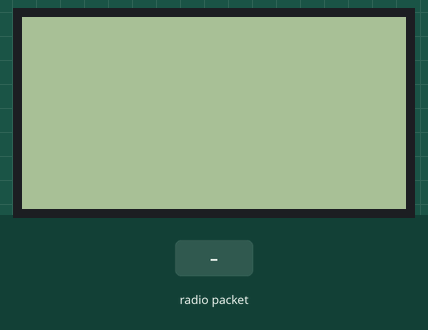
Simulated run of this sketch. Board: ESP32. On the bench: 128×64 one-colour display. The inputs (shaded band) are chosen by the test bench. No radio packets arrive unless stated; what the sketch prints to the serial monitor is not drawn.

Above: at 1.2 s.
1.3 s: radio packet "1" arrives
At 2.6 s:
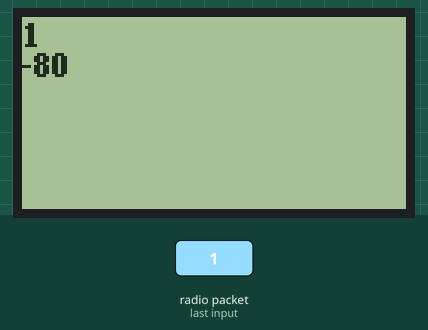
3.8 s: radio packet "0" arrives
At 5.8 s:
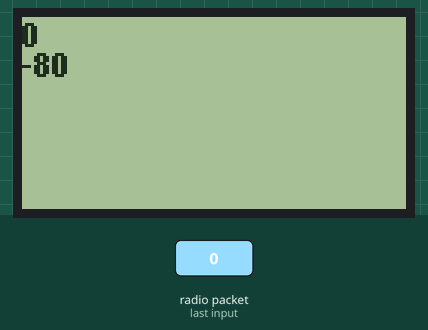
6.3 s: radio packet "2" arrives
Timing chart, 0 to 9.3 s (numbered marks = the images above; inputs shaded):
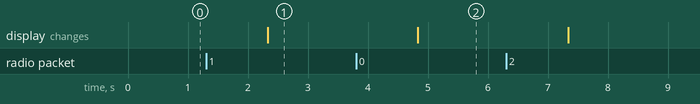

Measured:
- after the input at 1.3 s, the display: changes after 1.0 s (image 1)
- after the input at 3.8 s, the display: changes after 1.0 s (image 2)

The sketch:

TESTE_LORA_DISPLAY.ino
```cpp
/*
LDC     ESP32       LORA
GND     GND         GND
VCC     VIN
RS      D15
R/W     D13
E       D14
PSB     GND
RST     GPIO 22
BLA     VDD(3V3)    VCC
BLK     GND         GND
        D2          DIO0
        D12         RST
        D19         MISO
        D5          NSS
        D23         MOSI
*/
#include <LoRa.h>
#include <SPI.h>

#define ss 5
#define rst 12
#define dio0 2


#include <Arduino.h>
#include <U8g2lib.h>
#ifdef U8X8_HAVE_HW_SPI
#include <SPI.h>
#endif
#ifdef U8X8_HAVE_HW_I2C
#include <Wire.h>
#endif

U8G2_ST7920_128X64_F_SW_SPI u8g2(U8G2_R0, /* clock=*/ 14, /* data=*/ 13, /* CS=*/ 5, /* reset=*/ 22); // ESP32


// End of constructor list

void setup() {

  u8g2.begin();

  Serial.begin(115200);
  while (!Serial);
  Serial.println("LoRa Receiver");

  LoRa.setPins(ss, rst, dio0);    //setup LoRa transceiver module

  while (!LoRa.begin(433E6))     //433E6 - Asia, 866E6 - Europe, 915E6 - North America
  {
    Serial.println(".");
    delay(500);
  }
  LoRa.setSyncWord(0xA5);
  Serial.println("LoRa Initializing OK!");
}

void loop() {

  int packetSize = LoRa.parsePacket();    // try to parse packet
  if (packetSize)
  {

    Serial.print("Received packet '");

    while (LoRa.available())              // read packet
    {
      String LoRaData = LoRa.readString();

      u8g2.clearBuffer();          // clear the internal memory
      u8g2.setFont(u8g2_font_ncenB08_tr); // choose a suitable font
      u8g2.setCursor(0,10);
      u8g2.print((LoRaData));  // write something to the internal memory
      Serial.print(LoRaData);
    }
    u8g2.setCursor(0,20);
    u8g2.print(LoRa.packetRssi());
    Serial.print("' with RSSI ");         // print RSSI of packet
    Serial.println(LoRa.packetRssi());
    u8g2.sendBuffer();          // transfer internal memory to the display
  }
  delay(10);
}
```
